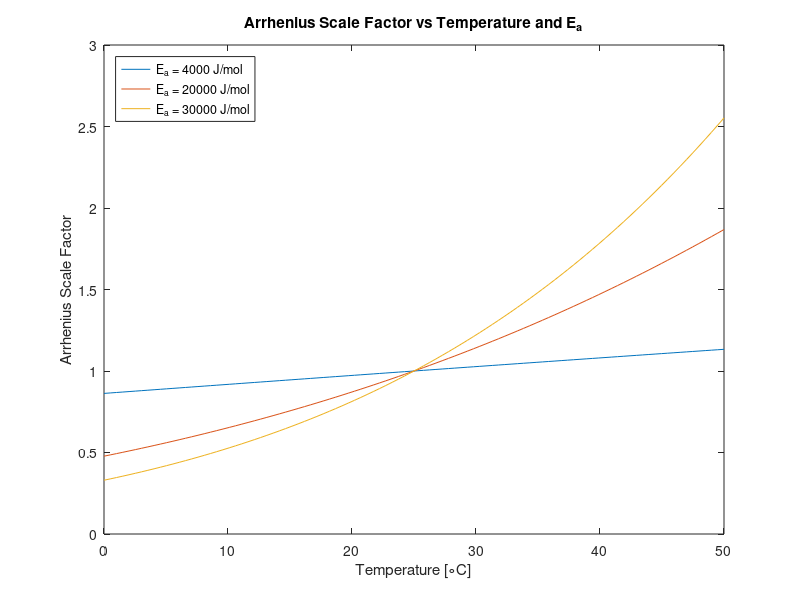

Source code (MATLAB): (Note: this script raises an error after producing the figure.)
% plotArrhenius.m
%
% Wes Hileman
% ECE 5710
% 11.11.2021
%
% Plot the Arrhenius scale factor versus temperature and activation
% energy.

clear; close all; clc;

Tref = 25 + 273;                    % reference temperature [K]
TT = linspace(0, 50, 100) + 273;    % temperature vector [K]
EEa = [4000, 20000, 30000];         % activation energies [J/mol]
R = 8.3145;                         % ideal gas constant [J/mol K]

figure;
for Ea = EEa
    arr = exp(Ea*(1/Tref - 1./TT)/R);
    plot(TT - 273, arr, 'DisplayName', sprintf('E_a = %d J/mol', Ea)); 
    hold on;
end
legend('Location', 'northwest');
xlabel('Temperature [\circC]');
ylabel('Arrhenius Scale Factor');
title('Arrhenius Scale Factor vs Temperature and E_a');
thesisFormat([0.1 0.1 0.1 0.1]);
exportgraphics(gcf,'ArrheniusScale.eps');
exportgraphics(gcf,'ArrheniusScale.png');
